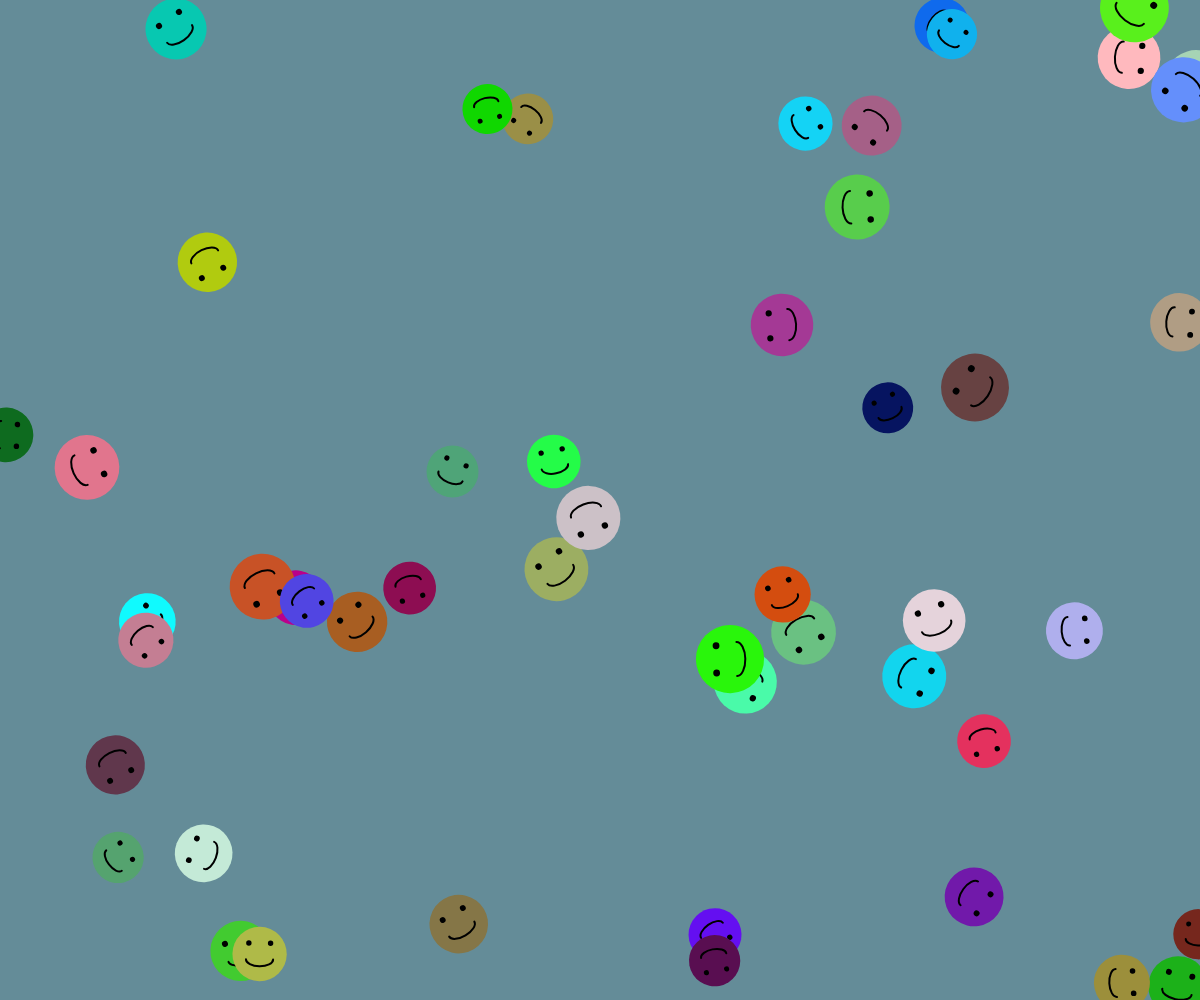
Frame 1 (no input)
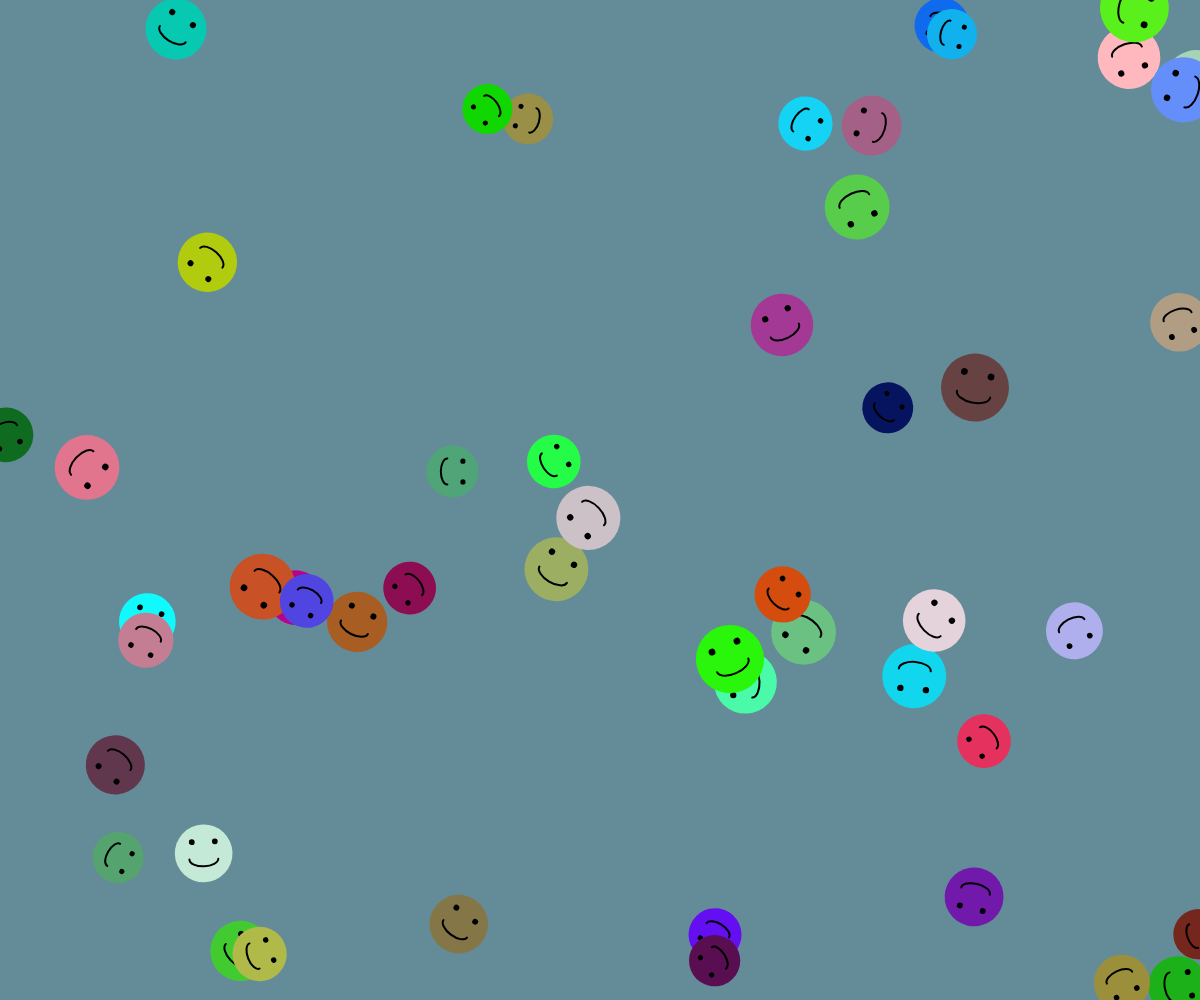
Frame 60 (no input)
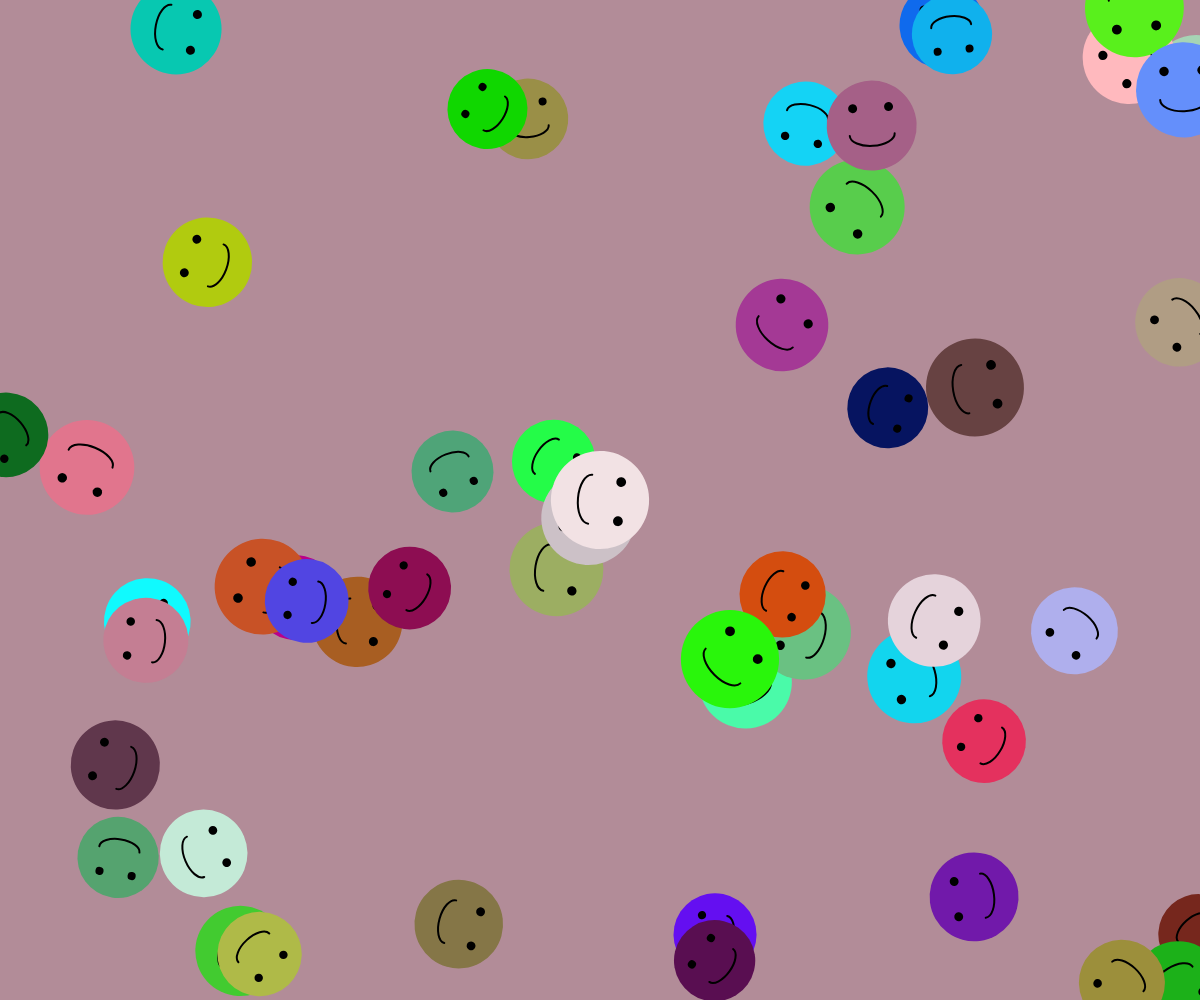
Frame 120 (the mouse pressed at the canvas centre since frame 60)

The p5.js sketch that drew these frames (run headless with seeded random() and noise() and a simulated clock; from frame 60 on, the mouse is pressed at the canvas centre):

// p5.js sketch
// ── sketch.js
let leaves = [];
let angles = []; // 儲存每個笑臉的旋轉角度

function setup() {
// 產生一個全視窗的畫布
createCanvas(windowWidth, windowHeight);
// 畫布顏色為9a8c98
background(154, 140, 152);

// 生成40個笑臉
for (let i = 0; i < 50; i++) {
leaves.push({
x: random(width),
y: random(height),
size: random(30, 50),
color: color(random(255), random(255), random(255))
});
angles.push(random(TWO_PI)); // 初始化每個笑臉的旋轉角度
}
}

function draw() {
  // 背景顏色隨滑鼠移動改變
  let bgColor = map(mouseY, 0, height, 100, 255);
  background(bgColor, 140, 152);

  let sizeOffset = map(mouseX, 0, width, 20, 80);

  for (let i = 0; i < leaves.length; i++) {
    let leaf = leaves[i];
    let angle = angles[i];

    angles[i] += 0.02;

    push();
    translate(leaf.x, leaf.y);
    rotate(angle);

    fill(leaf.color);
    noStroke();
    ellipse(0, 0, leaf.size + sizeOffset, leaf.size + sizeOffset);

    fill(0);
    let eyeOffset = (leaf.size + sizeOffset) / 5;
    ellipse(-eyeOffset, -eyeOffset, eyeOffset / 2, eyeOffset / 2);
    ellipse(eyeOffset, -eyeOffset, eyeOffset / 2, eyeOffset / 2);

    noFill();
    stroke(0);
    strokeWeight(2);
    let mouthWidth = (leaf.size + sizeOffset) / 2;
    arc(0, eyeOffset / 2, mouthWidth, mouthWidth / 2, 0, PI);

    pop();
  }
}

function windowResized() {
resizeCanvas(windowWidth, windowHeight); // 當視窗大小改變時調整畫布大小
}

function mousePressed() {
  // 每次點擊新增一個笑臉
  leaves.push({
    x: mouseX,
    y: mouseY,
    size: random(30, 50),
    color: color(random(255), random(255), random(255))
  });
  angles.push(random(TWO_PI)); // 初始化旋轉角度
}

function keyPressed() {
  if (key === 'C' || key === 'c') {
    // 按下 C 鍵清除所有笑臉
    leaves = [];
    angles = [];
  }
}
